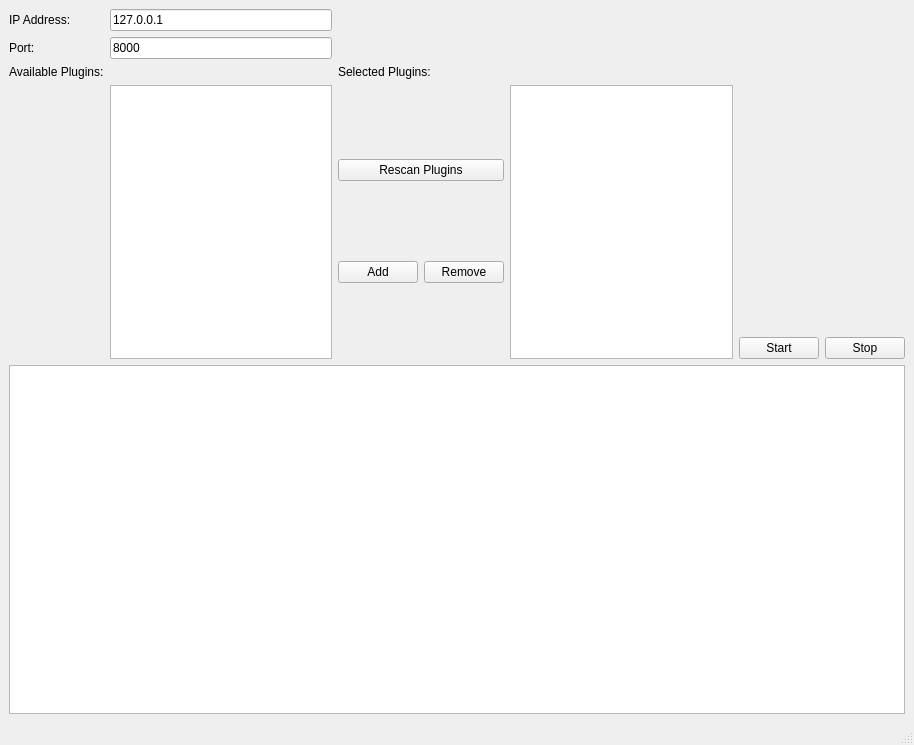
<?xml version="1.0" encoding="UTF-8"?>
<ui version="4.0">
 <class>ServerWindow</class>
 <widget class="QMainWindow" name="ServerWindow">
  <property name="geometry">
   <rect>
    <x>0</x>
    <y>0</y>
    <width>914</width>
    <height>745</height>
   </rect>
  </property>
  <property name="windowTitle">
   <string>Backend Console</string>
  </property>
  <widget class="QWidget" name="centralwidget">
   <layout class="QVBoxLayout" name="verticalLayout">
    <item>
     <layout class="QGridLayout" name="gridLayout">
      <item row="2" column="2">
       <widget class="QLabel" name="label_2">
        <property name="text">
         <string>Selected Plugins:</string>
        </property>
       </widget>
      </item>
      <item row="3" column="1">
       <widget class="QListWidget" name="listWidget_availPlugins">
        <property name="editTriggers">
         <set>QAbstractItemView::NoEditTriggers</set>
        </property>
        <property name="alternatingRowColors">
         <bool>true</bool>
        </property>
        <property name="selectionMode">
         <enum>QAbstractItemView::ExtendedSelection</enum>
        </property>
       </widget>
      </item>
      <item row="3" column="4">
       <layout class="QVBoxLayout" name="verticalLayout_3">
        <item>
         <layout class="QGridLayout" name="gridLayout_5">
          <item row="2" column="1">
           <widget class="QPushButton" name="pushButton_stop">
            <property name="text">
             <string>Stop</string>
            </property>
            <property name="flat">
             <bool>false</bool>
            </property>
           </widget>
          </item>
          <item row="1" column="0">
           <spacer name="verticalSpacer_2">
            <property name="orientation">
             <enum>Qt::Vertical</enum>
            </property>
            <property name="sizeHint" stdset="0">
             <size>
              <width>20</width>
              <height>40</height>
             </size>
            </property>
           </spacer>
          </item>
          <item row="2" column="0">
           <widget class="QPushButton" name="pushButton_start">
            <property name="text">
             <string>Start</string>
            </property>
           </widget>
          </item>
         </layout>
        </item>
       </layout>
      </item>
      <item row="1" column="0">
       <widget class="QLabel" name="label_port">
        <property name="text">
         <string>Port:</string>
        </property>
       </widget>
      </item>
      <item row="2" column="0">
       <widget class="QLabel" name="label">
        <property name="text">
         <string>Available Plugins:</string>
        </property>
       </widget>
      </item>
      <item row="0" column="1">
       <widget class="QLineEdit" name="lineEdit_IP">
        <property name="text">
         <string>127.0.0.1</string>
        </property>
       </widget>
      </item>
      <item row="1" column="1">
       <widget class="QLineEdit" name="lineEdit_port">
        <property name="text">
         <string>8000</string>
        </property>
       </widget>
      </item>
      <item row="0" column="0">
       <widget class="QLabel" name="label_IP">
        <property name="text">
         <string>IP Address:</string>
        </property>
       </widget>
      </item>
      <item row="3" column="2">
       <layout class="QVBoxLayout" name="verticalLayout_2">
        <item>
         <widget class="QPushButton" name="pushButton_plugScan">
          <property name="text">
           <string>Rescan Plugins</string>
          </property>
         </widget>
        </item>
        <item>
         <layout class="QGridLayout" name="gridLayout_3">
          <item row="0" column="0">
           <widget class="QPushButton" name="pushButton_addPlugin">
            <property name="text">
             <string>Add</string>
            </property>
           </widget>
          </item>
          <item row="0" column="1">
           <widget class="QPushButton" name="pushButton_removePlugin">
            <property name="text">
             <string>Remove</string>
            </property>
           </widget>
          </item>
         </layout>
        </item>
       </layout>
      </item>
      <item row="3" column="3">
       <widget class="QTableView" name="selPluginsView">
        <property name="editTriggers">
         <set>QAbstractItemView::NoEditTriggers</set>
        </property>
        <property name="alternatingRowColors">
         <bool>true</bool>
        </property>
        <property name="selectionMode">
         <enum>QAbstractItemView::ExtendedSelection</enum>
        </property>
        <property name="selectionBehavior">
         <enum>QAbstractItemView::SelectRows</enum>
        </property>
        <attribute name="verticalHeaderVisible">
         <bool>false</bool>
        </attribute>
       </widget>
      </item>
     </layout>
    </item>
    <item>
     <widget class="QTextEdit" name="textEdit_output">
      <property name="font">
       <font>
        <family>Monospace</family>
        <pointsize>9</pointsize>
       </font>
      </property>
     </widget>
    </item>
   </layout>
  </widget>
  <widget class="QMenuBar" name="menubar">
   <property name="geometry">
    <rect>
     <x>0</x>
     <y>0</y>
     <width>914</width>
     <height>20</height>
    </rect>
   </property>
  </widget>
  <widget class="QStatusBar" name="statusbar"/>
 </widget>
 <resources/>
 <connections/>
</ui>
